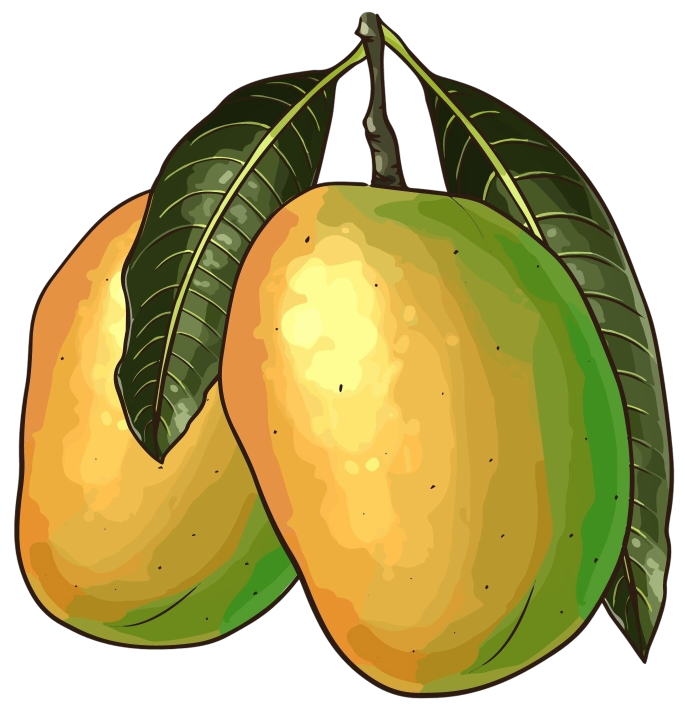
#> input picture web/brand/mango.png, 1369 x 1412 px (shown at 1/2 size)
$ python make_icons.py mango.png mango.png
#> lines starting #> are read from the running program, lines starting #| are printed output that depends on the picture
"""Make every Mango icon in web/public from the source PNG (transparent background).

Run from the checkout root: python3 web/brand/make_icons.py web/brand/mango.png web/public (needs Pillow)."""
import sys
from pathlib import Path
from PIL import Image, ImageFilter

src, out = Path(sys.argv[1]), Path(sys.argv[2])
out.mkdir(parents=True, exist_ok=True)
CREAM = (255, 246, 214, 255)  # opaque background where a platform needs one

im = Image.open(src).convert("RGBA")
#> im is the input picture: PIL image 1369x1412 RGBA; mean R, G, B, A 103.6, 92.1, 35.8, 167.2
im = im.crop(im.getchannel("A").getbbox())
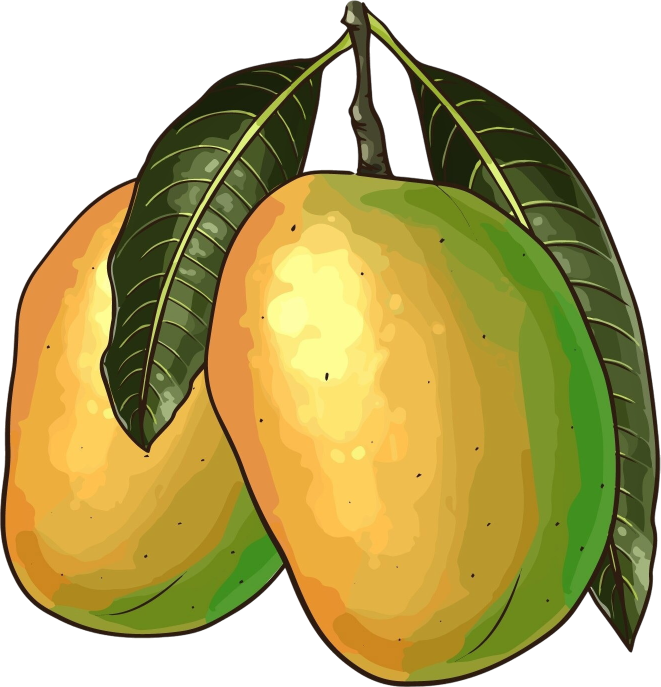
#> im: PIL image 1321x1374 RGBA (shown at 1/2 size); mean R, G, B, A 110.4, 98.1, 38.2, 178; transparent parts drawn white

def square(img, pad=0.0, bg=(0, 0, 0, 0)):
    """Centre on a square canvas; pad is the margin on each side as a share of the side."""
#> called with pad = 0.02, bg = (0, 0, 0, 0)
    side = round(max(img.size) / (1 - 2 * pad))
#> side = 1431
    canvas = Image.new("RGBA", (side, side), bg)
#> canvas: PIL image 1431x1431 RGBA; every value is 0
    canvas.alpha_composite(img, ((side - img.width) // 2, (side - img.height) // 2))
    return canvas

def size(img, n, sharpen=False):
#> called with n = 32, sharpen = True
    small = img.resize((n, n), Image.LANCZOS)
    return small.filter(ImageFilter.UnsharpMask(radius=0.6, percent=60, threshold=1)) if sharpen else small

def save_png(img, name, colours=None):
    if colours:  # palette PNG: much smaller, fine for flat illustrations
        img = img.quantize(colours, method=Image.Quantize.FASTOCTREE, dither=Image.Dither.FLOYDSTEINBERG)
    img.save(out / name, optimize=True)

tight = square(im, 0.02)
save_png(size(tight, 32, sharpen=True), "favicon-32.png")
size(tight, 48).save(out / "favicon.ico", sizes=[(16, 16), (32, 32), (48, 48)])
save_png(size(square(im, 0.10, CREAM), 180), "apple-touch-icon.png", 256)
#> call 2 of square, with pad = 0.1, bg = (255, 246, 214, 255)
#> in square (call 2), `canvas.alpha_composite(img, ((side - img.width) // 2, (side - img.heig..`:
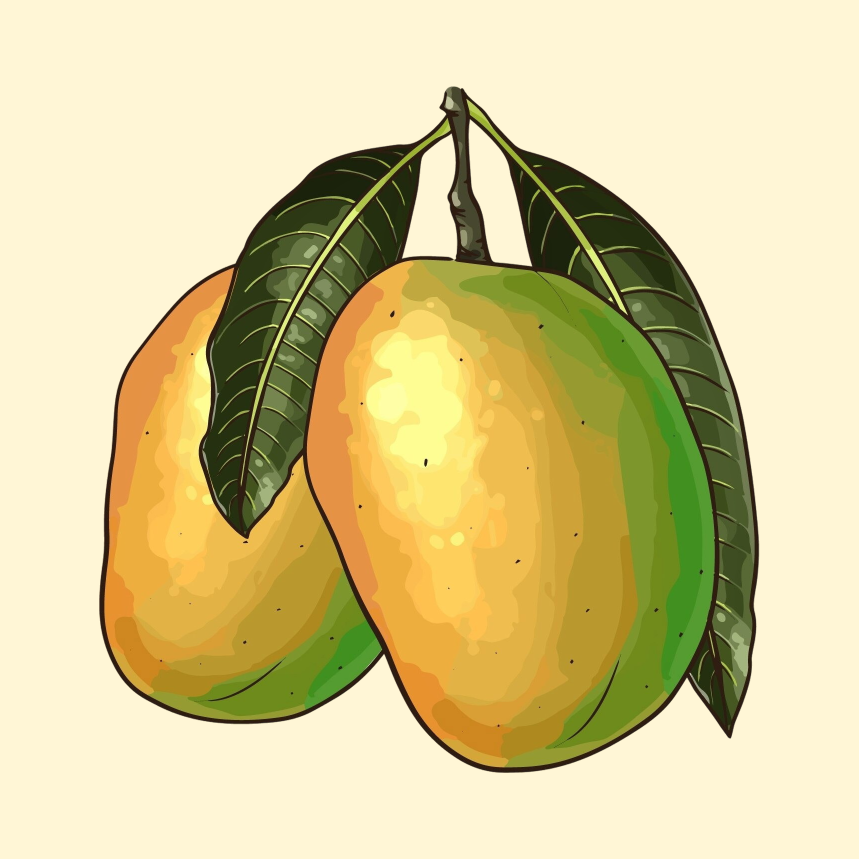
#> canvas: PIL image 1718x1718 RGBA (shown at 1/2 size); mean R, G, B, A 213, 200.4, 145.6, 255
save_png(size(square(im, 0.04), 192), "icon-192.png", 256)
#> call 3 of square, with pad = 0.04, bg = (0, 0, 0, 0)
#> in square (call 3), `canvas = Image.new("RGBA", (side, side), bg)`: canvas: PIL image 1493x1493 RGBA; every value is 0
#> in square (call 3), `canvas.alpha_composite(img, ((side - img.width) // 2, (side - img.heig..`:
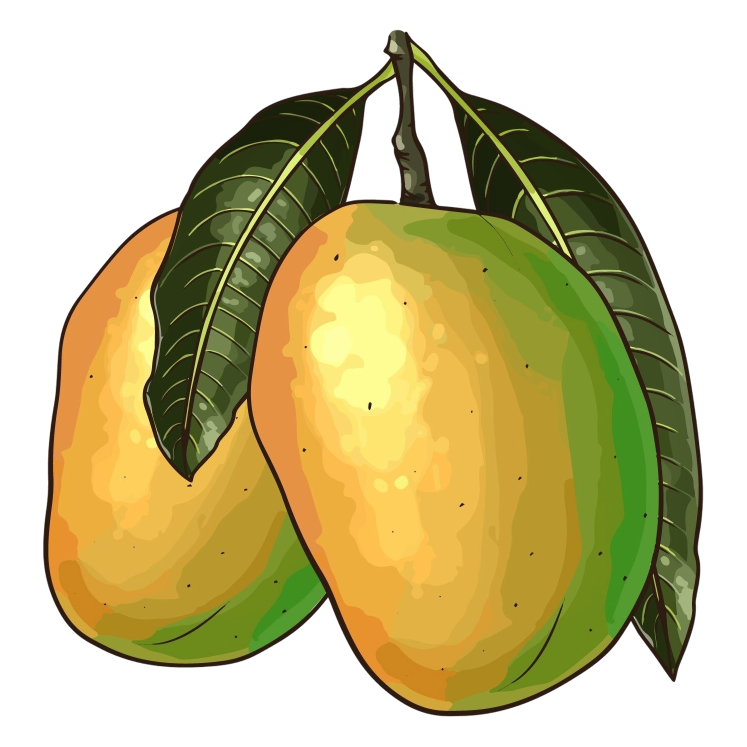
#> canvas: PIL image 1493x1493 RGBA (shown at 1/2 size); mean R, G, B, A 89.9, 79.9, 31.1, 145; transparent parts drawn white
save_png(size(square(im, 0.04), 512), "icon-512.png", 256)
save_png(size(square(im, 0.20, CREAM), 512), "icon-maskable-512.png", 256)  # Android crops to a circle: keep 20 % safe zone
#> in square (call 5), `canvas.alpha_composite(img, ((side - img.width) // 2, (side - img.heig..`:
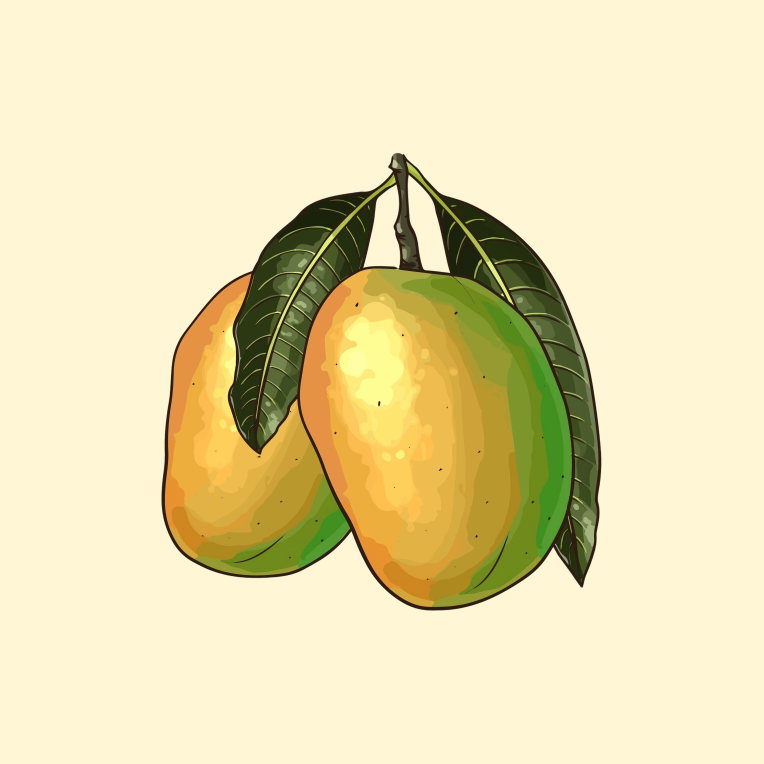
#> canvas: PIL image 2290x2290 RGBA (shown at 1/3 size); mean R, G, B, A 231.4, 220.3, 175.5, 255
save_png(size(tight, 64), "logo-64.png", 256)     # header, shown at 32 px (2x for sharp screens)
#> in save_png (call 6), `img = img.quantize(colours, method=Image.Quantize.FASTOCTREE, dither=I..`:
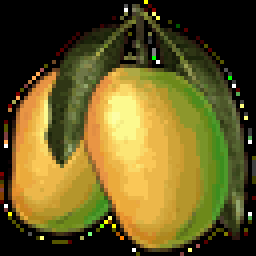
#> img: PIL image 64x64 P (shown 4 times larger); mean R, G, B 102.6, 90.7, 35.7
save_png(size(tight, 160), "logo-160.png", 256)   # home page, shown at 80 px
#> in size (call 8), `small = img.resize((n, n), Image.LANCZOS)`:
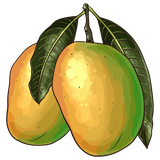
#> small: PIL image 160x160 RGBA; mean R, G, B, A 98.7, 86.9, 33.9, 157.8; transparent parts drawn white
#> in save_png (call 7), `img = img.quantize(colours, method=Image.Quantize.FASTOCTREE, dither=I..`:
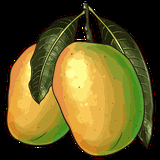
#> img: PIL image 160x160 P; mean R, G, B 98.3, 86.6, 33.6
#> (the run stopped early here; a loop or call above may not have finished)

$ run again, with report/paper/images/site-h1b-spoken.jpg saved as web/brand/mango.png
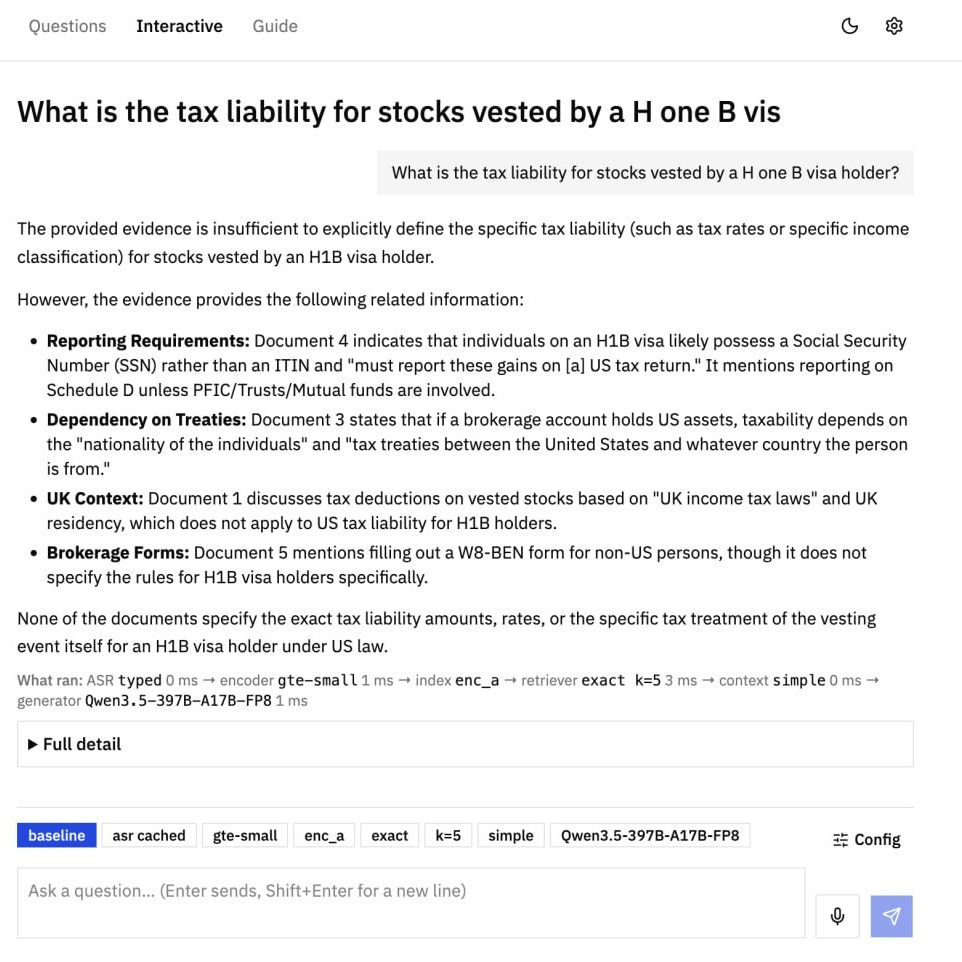
#> input picture report/paper/images/site-h1b-spoken.jpg, 962 x 962 px
#> small: PIL image 48x48 RGBA
#> small: PIL image 180x180 RGBA
#> small: PIL image 192x192 RGBA
#> img: PIL image 192x192 P
#> small: PIL image 512x512 RGBA
#> img: PIL image 512x512 P
#> in square (call 5), `canvas.alpha_composite(img, ((side - img.width) // 2, (side - img.heig..`:
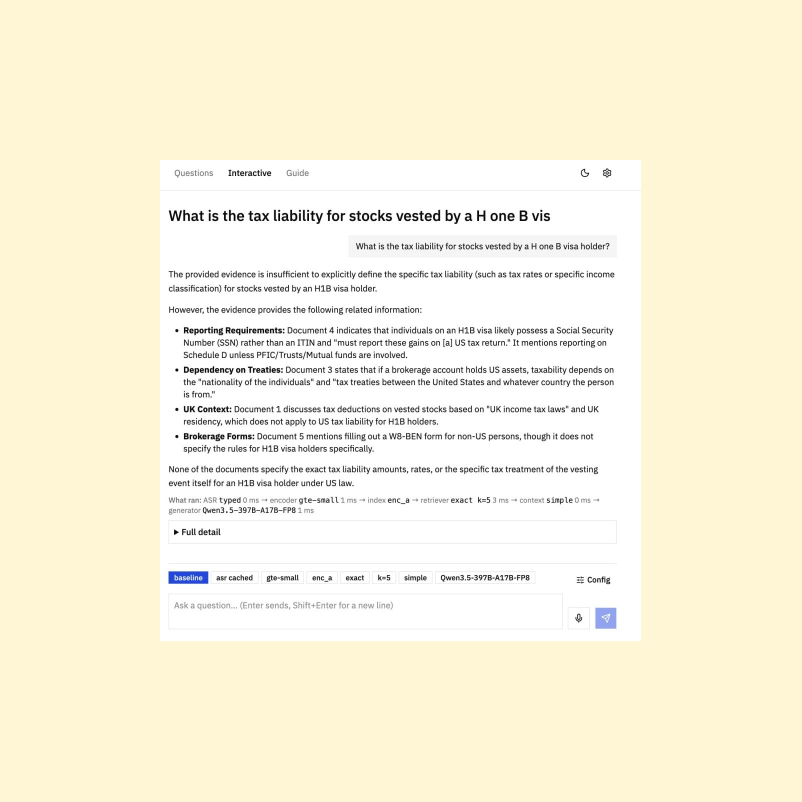
#> canvas: PIL image 1603x1603 RGBA (shown at 1/2 size); mean R, G, B, A 249.6, 243.9, 223.6, 255
#> small: PIL image 64x64 RGBA
#> img: PIL image 64x64 P
#> small: PIL image 160x160 RGBA
#> in save_png (call 7), `img = img.quantize(colours, method=Image.Quantize.FASTOCTREE, dither=I..`:
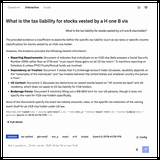
#> img: PIL image 160x160 P; mean R, G, B 227.3, 227.4, 227.8
